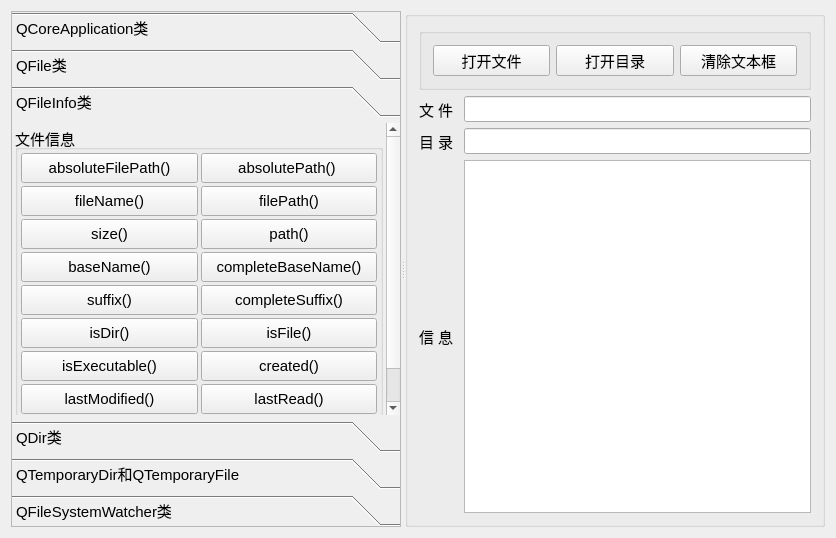
<?xml version="1.0" encoding="UTF-8"?>
<ui version="4.0">
 <class>Dialog</class>
 <widget class="QDialog" name="Dialog">
  <property name="geometry">
   <rect>
    <x>0</x>
    <y>0</y>
    <width>836</width>
    <height>538</height>
   </rect>
  </property>
  <property name="font">
   <font>
    <pointsize>11</pointsize>
   </font>
  </property>
  <property name="windowTitle">
   <string>目录和文件操作</string>
  </property>
  <layout class="QVBoxLayout" name="verticalLayout_10">
   <item>
    <widget class="QSplitter" name="splitter">
     <property name="orientation">
      <enum>Qt::Horizontal</enum>
     </property>
     <widget class="QToolBox" name="toolBox">
      <property name="maximumSize">
       <size>
        <width>400</width>
        <height>16777215</height>
       </size>
      </property>
      <property name="frameShape">
       <enum>QFrame::StyledPanel</enum>
      </property>
      <property name="currentIndex">
       <number>2</number>
      </property>
      <widget class="QWidget" name="pageApp">
       <property name="geometry">
        <rect>
         <x>0</x>
         <y>0</y>
         <width>355</width>
         <height>338</height>
        </rect>
       </property>
       <attribute name="icon">
        <iconset resource="res.qrc">
         <normaloff>:/images/images/802.bmp</normaloff>:/images/images/802.bmp</iconset>
       </attribute>
       <attribute name="label">
        <string>QCoreApplication类</string>
       </attribute>
       <layout class="QVBoxLayout" name="verticalLayout_3">
        <item>
         <widget class="QGroupBox" name="groupBox_8">
          <property name="title">
           <string/>
          </property>
          <layout class="QVBoxLayout" name="verticalLayout_2">
           <item>
            <widget class="QPushButton" name="pushButton">
             <property name="minimumSize">
              <size>
               <width>0</width>
               <height>30</height>
              </size>
             </property>
             <property name="toolTip">
              <string>Returns the directory that contains the application executable</string>
             </property>
             <property name="text">
              <string>applicationDirPath()</string>
             </property>
            </widget>
           </item>
           <item>
            <widget class="QPushButton" name="pushButton_2">
             <property name="minimumSize">
              <size>
               <width>0</width>
               <height>30</height>
              </size>
             </property>
             <property name="toolTip">
              <string>Returns the file path of the application executable</string>
             </property>
             <property name="text">
              <string>applicationFilePath()</string>
             </property>
            </widget>
           </item>
           <item>
            <widget class="QPushButton" name="pushButton_3">
             <property name="minimumSize">
              <size>
               <width>0</width>
               <height>30</height>
              </size>
             </property>
             <property name="toolTip">
              <string>This property holds the name of this application</string>
             </property>
             <property name="text">
              <string>applicationName()</string>
             </property>
            </widget>
           </item>
           <item>
            <widget class="QPushButton" name="pushButton_4">
             <property name="minimumSize">
              <size>
               <width>0</width>
               <height>30</height>
              </size>
             </property>
             <property name="toolTip">
              <string>Returns a list of paths that the application will search when dynamically loading libraries</string>
             </property>
             <property name="text">
              <string>libraryPaths()</string>
             </property>
            </widget>
           </item>
           <item>
            <widget class="QPushButton" name="pushButton_61">
             <property name="toolTip">
              <string>This property holds the name of the organization that wrote this application</string>
             </property>
             <property name="text">
              <string>organizationName()</string>
             </property>
            </widget>
           </item>
           <item>
            <widget class="QPushButton" name="pushButton_40">
             <property name="minimumSize">
              <size>
               <width>0</width>
               <height>30</height>
              </size>
             </property>
             <property name="toolTip">
              <string>Enters the main event loop and waits until exit() is called</string>
             </property>
             <property name="text">
              <string>exit() 退出应用程序</string>
             </property>
            </widget>
           </item>
          </layout>
         </widget>
        </item>
       </layout>
      </widget>
      <widget class="QWidget" name="pageFile">
       <property name="geometry">
        <rect>
         <x>0</x>
         <y>0</y>
         <width>355</width>
         <height>338</height>
        </rect>
       </property>
       <attribute name="icon">
        <iconset resource="res.qrc">
         <normaloff>:/images/images/804.bmp</normaloff>:/images/images/804.bmp</iconset>
       </attribute>
       <attribute name="label">
        <string>QFile类</string>
       </attribute>
       <layout class="QVBoxLayout" name="verticalLayout_8">
        <item>
         <widget class="QGroupBox" name="groupBox_10">
          <property name="title">
           <string>静态函数</string>
          </property>
          <layout class="QGridLayout" name="gridLayout_7">
           <item row="1" column="1">
            <widget class="QPushButton" name="pushButton_50">
             <property name="minimumSize">
              <size>
               <width>0</width>
               <height>30</height>
              </size>
             </property>
             <property name="toolTip">
              <string>Renames the file oldName to newName. </string>
             </property>
             <property name="text">
              <string>rename()</string>
             </property>
            </widget>
           </item>
           <item row="0" column="1">
            <widget class="QPushButton" name="pushButton_51">
             <property name="minimumSize">
              <size>
               <width>0</width>
               <height>30</height>
              </size>
             </property>
             <property name="toolTip">
              <string>Returns true if the file specified by fileName exists; otherwise returns false.</string>
             </property>
             <property name="text">
              <string>exists()</string>
             </property>
            </widget>
           </item>
           <item row="0" column="0">
            <widget class="QPushButton" name="pushButton_48">
             <property name="minimumSize">
              <size>
               <width>0</width>
               <height>30</height>
              </size>
             </property>
             <property name="toolTip">
              <string>Copies the file fileName to newName.</string>
             </property>
             <property name="text">
              <string>copy()</string>
             </property>
            </widget>
           </item>
           <item row="1" column="0">
            <widget class="QPushButton" name="pushButton_49">
             <property name="minimumSize">
              <size>
               <width>0</width>
               <height>30</height>
              </size>
             </property>
             <property name="toolTip">
              <string>Removes the file specified by the fileName given.</string>
             </property>
             <property name="text">
              <string>remove()</string>
             </property>
            </widget>
           </item>
          </layout>
          <zorder>pushButton_48</zorder>
          <zorder>pushButton_49</zorder>
          <zorder>pushButton_50</zorder>
          <zorder>pushButton_51</zorder>
         </widget>
        </item>
        <item>
         <widget class="QGroupBox" name="groupBox_9">
          <property name="title">
           <string>成员函数</string>
          </property>
          <layout class="QGridLayout" name="gridLayout_5">
           <item row="0" column="0">
            <widget class="QPushButton" name="pushButton_53">
             <property name="minimumSize">
              <size>
               <width>0</width>
               <height>30</height>
              </size>
             </property>
             <property name="toolTip">
              <string>Copies the file currently specified by fileName() to a file called newName</string>
             </property>
             <property name="text">
              <string>copy()</string>
             </property>
            </widget>
           </item>
           <item row="0" column="1">
            <widget class="QPushButton" name="pushButton_54">
             <property name="minimumSize">
              <size>
               <width>0</width>
               <height>30</height>
              </size>
             </property>
             <property name="toolTip">
              <string>Returns true if the file specified by fileName() exists; otherwise returns false.</string>
             </property>
             <property name="text">
              <string>exists()</string>
             </property>
            </widget>
           </item>
           <item row="2" column="0">
            <widget class="QPushButton" name="pushButton_55">
             <property name="minimumSize">
              <size>
               <width>0</width>
               <height>30</height>
              </size>
             </property>
             <property name="toolTip">
              <string>Removes the file specified by fileName(). Returns true if successful; otherwise returns false.</string>
             </property>
             <property name="text">
              <string>remove()</string>
             </property>
            </widget>
           </item>
           <item row="2" column="1">
            <widget class="QPushButton" name="pushButton_56">
             <property name="minimumSize">
              <size>
               <width>0</width>
               <height>30</height>
              </size>
             </property>
             <property name="toolTip">
              <string>Renames the file currently specified by fileName() to newName. Returns true if successful; otherwise returns false.</string>
             </property>
             <property name="text">
              <string>rename()</string>
             </property>
            </widget>
           </item>
          </layout>
         </widget>
        </item>
       </layout>
      </widget>
      <widget class="QWidget" name="pageFileInfo">
       <property name="geometry">
        <rect>
         <x>0</x>
         <y>0</y>
         <width>355</width>
         <height>338</height>
        </rect>
       </property>
       <attribute name="icon">
        <iconset resource="res.qrc">
         <normaloff>:/images/images/135.JPG</normaloff>:/images/images/135.JPG</iconset>
       </attribute>
       <attribute name="label">
        <string>QFileInfo类</string>
       </attribute>
       <layout class="QVBoxLayout" name="verticalLayout_5">
        <property name="spacing">
         <number>3</number>
        </property>
        <property name="leftMargin">
         <number>3</number>
        </property>
        <property name="topMargin">
         <number>3</number>
        </property>
        <property name="rightMargin">
         <number>3</number>
        </property>
        <property name="bottomMargin">
         <number>3</number>
        </property>
        <item>
         <widget class="QGroupBox" name="groupBox_6">
          <property name="title">
           <string>文件信息</string>
          </property>
          <layout class="QGridLayout" name="gridLayout_4">
           <property name="leftMargin">
            <number>3</number>
           </property>
           <property name="topMargin">
            <number>3</number>
           </property>
           <property name="rightMargin">
            <number>3</number>
           </property>
           <property name="bottomMargin">
            <number>3</number>
           </property>
           <property name="spacing">
            <number>3</number>
           </property>
           <item row="3" column="0">
            <widget class="QPushButton" name="pushButton_30">
             <property name="minimumSize">
              <size>
               <width>0</width>
               <height>30</height>
              </size>
             </property>
             <property name="toolTip">
              <string>The base name consists of all characters in the file up to (but not including) the first '.' character</string>
             </property>
             <property name="text">
              <string>baseName()</string>
             </property>
            </widget>
           </item>
           <item row="0" column="1">
            <widget class="QPushButton" name="pushButton_29">
             <property name="minimumSize">
              <size>
               <width>0</width>
               <height>30</height>
              </size>
             </property>
             <property name="toolTip">
              <string>Returns a file's path absolute path. This doesn't include the file name</string>
             </property>
             <property name="text">
              <string>absolutePath() </string>
             </property>
            </widget>
           </item>
           <item row="0" column="0">
            <widget class="QPushButton" name="pushButton_28">
             <property name="minimumSize">
              <size>
               <width>0</width>
               <height>30</height>
              </size>
             </property>
             <property name="toolTip">
              <string>Returns an absolute path including the file name</string>
             </property>
             <property name="text">
              <string>absoluteFilePath()</string>
             </property>
            </widget>
           </item>
           <item row="3" column="1">
            <widget class="QPushButton" name="pushButton_31">
             <property name="minimumSize">
              <size>
               <width>0</width>
               <height>30</height>
              </size>
             </property>
             <property name="toolTip">
              <string>The complete base name consists of all characters in the file up to (but not including) the last '.' character</string>
             </property>
             <property name="text">
              <string>completeBaseName()</string>
             </property>
            </widget>
           </item>
           <item row="6" column="0">
            <widget class="QPushButton" name="pushButton_42">
             <property name="minimumSize">
              <size>
               <width>0</width>
               <height>30</height>
              </size>
             </property>
             <property name="toolTip">
              <string>Returns true if this object points to a directory or to a symbolic link to a directory; otherwise returns false</string>
             </property>
             <property name="text">
              <string>isDir()</string>
             </property>
            </widget>
           </item>
           <item row="6" column="1">
            <widget class="QPushButton" name="pushButton_43">
             <property name="minimumSize">
              <size>
               <width>0</width>
               <height>30</height>
              </size>
             </property>
             <property name="toolTip">
              <string>Returns true if this object points to a file or to a symbolic link to a file</string>
             </property>
             <property name="text">
              <string>isFile()</string>
             </property>
            </widget>
           </item>
           <item row="7" column="0">
            <widget class="QPushButton" name="pushButton_35">
             <property name="minimumSize">
              <size>
               <width>0</width>
               <height>30</height>
              </size>
             </property>
             <property name="toolTip">
              <string>Returns true if the file is executable; otherwise returns false.</string>
             </property>
             <property name="text">
              <string>isExecutable()</string>
             </property>
            </widget>
           </item>
           <item row="8" column="0">
            <widget class="QPushButton" name="pushButton_36">
             <property name="minimumSize">
              <size>
               <width>0</width>
               <height>30</height>
              </size>
             </property>
             <property name="toolTip">
              <string>Returns the date and time when the file was last modified.</string>
             </property>
             <property name="text">
              <string>lastModified()</string>
             </property>
            </widget>
           </item>
           <item row="8" column="1">
            <widget class="QPushButton" name="pushButton_44">
             <property name="minimumSize">
              <size>
               <width>0</width>
               <height>30</height>
              </size>
             </property>
             <property name="toolTip">
              <string>Returns the date and time when the file was last read (accessed).</string>
             </property>
             <property name="text">
              <string>lastRead()</string>
             </property>
            </widget>
           </item>
           <item row="1" column="0">
            <widget class="QPushButton" name="pushButton_33">
             <property name="minimumSize">
              <size>
               <width>0</width>
               <height>30</height>
              </size>
             </property>
             <property name="toolTip">
              <string>Returns the name of the file, excluding the path.</string>
             </property>
             <property name="text">
              <string>fileName()</string>
             </property>
            </widget>
           </item>
           <item row="10" column="1">
            <widget class="QPushButton" name="pushButton_27">
             <property name="minimumSize">
              <size>
               <width>0</width>
               <height>30</height>
              </size>
             </property>
             <property name="toolTip">
              <string>Returns true if the file exists; otherwise returns false</string>
             </property>
             <property name="text">
              <string>exists()</string>
             </property>
            </widget>
           </item>
           <item row="4" column="0">
            <widget class="QPushButton" name="pushButton_39">
             <property name="minimumSize">
              <size>
               <width>0</width>
               <height>30</height>
              </size>
             </property>
             <property name="toolTip">
              <string>The suffix consists of all characters in the file after (but not including) the last '.'</string>
             </property>
             <property name="text">
              <string>suffix()</string>
             </property>
            </widget>
           </item>
           <item row="10" column="0">
            <widget class="QPushButton" name="pushButton_59">
             <property name="minimumSize">
              <size>
               <width>0</width>
               <height>30</height>
              </size>
             </property>
             <property name="toolTip">
              <string>Returns true if the file exists; otherwise returns false</string>
             </property>
             <property name="text">
              <string>静态函数exists()</string>
             </property>
            </widget>
           </item>
           <item row="4" column="1">
            <widget class="QPushButton" name="pushButton_32">
             <property name="minimumSize">
              <size>
               <width>0</width>
               <height>30</height>
              </size>
             </property>
             <property name="toolTip">
              <string>The complete suffix consists of all characters in the file after (but not including) the first '.'</string>
             </property>
             <property name="text">
              <string>completeSuffix()</string>
             </property>
            </widget>
           </item>
           <item row="1" column="1">
            <widget class="QPushButton" name="pushButton_34">
             <property name="minimumSize">
              <size>
               <width>0</width>
               <height>30</height>
              </size>
             </property>
             <property name="toolTip">
              <string>Returns the file name, including the path (which may be absolute or relative).</string>
             </property>
             <property name="text">
              <string>filePath()</string>
             </property>
            </widget>
           </item>
           <item row="2" column="1">
            <widget class="QPushButton" name="pushButton_37">
             <property name="minimumSize">
              <size>
               <width>0</width>
               <height>30</height>
              </size>
             </property>
             <property name="toolTip">
              <string>Returns the file's path. This doesn't include the file name.</string>
             </property>
             <property name="text">
              <string>path()</string>
             </property>
            </widget>
           </item>
           <item row="2" column="0">
            <widget class="QPushButton" name="pushButton_38">
             <property name="minimumSize">
              <size>
               <width>0</width>
               <height>30</height>
              </size>
             </property>
             <property name="toolTip">
              <string>Returns the file size in bytes.</string>
             </property>
             <property name="text">
              <string>size()</string>
             </property>
            </widget>
           </item>
           <item row="7" column="1">
            <widget class="QPushButton" name="pushButton_58">
             <property name="minimumSize">
              <size>
               <width>0</width>
               <height>30</height>
              </size>
             </property>
             <property name="toolTip">
              <string>Returns the date and time when the file was created.</string>
             </property>
             <property name="text">
              <string>created()</string>
             </property>
            </widget>
           </item>
          </layout>
         </widget>
        </item>
       </layout>
      </widget>
      <widget class="QWidget" name="pageDir">
       <property name="geometry">
        <rect>
         <x>0</x>
         <y>0</y>
         <width>338</width>
         <height>477</height>
        </rect>
       </property>
       <attribute name="icon">
        <iconset resource="res.qrc">
         <normaloff>:/images/images/007.GIF</normaloff>:/images/images/007.GIF</iconset>
       </attribute>
       <attribute name="label">
        <string>QDir类</string>
       </attribute>
       <layout class="QVBoxLayout" name="verticalLayout_4">
        <item>
         <widget class="QGroupBox" name="groupBox">
          <property name="title">
           <string>静态函数</string>
          </property>
          <layout class="QGridLayout" name="gridLayout_3">
           <item row="1" column="0">
            <widget class="QPushButton" name="pushButton_8">
             <property name="minimumSize">
              <size>
               <width>0</width>
               <height>30</height>
              </size>
             </property>
             <property name="toolTip">
              <string>Returns the absolute path of the user's home directory</string>
             </property>
             <property name="text">
              <string>homePath()</string>
             </property>
            </widget>
           </item>
           <item row="0" column="0">
            <widget class="QPushButton" name="pushButton_10">
             <property name="minimumSize">
              <size>
               <width>0</width>
               <height>30</height>
              </size>
             </property>
             <property name="toolTip">
              <string>Returns the absolute path of the system's temporary directory</string>
             </property>
             <property name="text">
              <string>tempPath()</string>
             </property>
            </widget>
           </item>
           <item row="0" column="1">
            <widget class="QPushButton" name="pushButton_9">
             <property name="minimumSize">
              <size>
               <width>0</width>
               <height>30</height>
              </size>
             </property>
             <property name="toolTip">
              <string>Returns the absolute path of the root directory</string>
             </property>
             <property name="text">
              <string>rootPath()</string>
             </property>
            </widget>
           </item>
           <item row="1" column="1">
            <widget class="QPushButton" name="pushButton_7">
             <property name="minimumSize">
              <size>
               <width>0</width>
               <height>30</height>
              </size>
             </property>
             <property name="toolTip">
              <string>Returns a list of the root directories on this system</string>
             </property>
             <property name="text">
              <string>drives()</string>
             </property>
            </widget>
           </item>
           <item row="2" column="0">
            <widget class="QPushButton" name="pushButton_6">
             <property name="minimumSize">
              <size>
               <width>0</width>
               <height>30</height>
              </size>
             </property>
             <property name="toolTip">
              <string>Returns the absolute path of the application's current directory</string>
             </property>
             <property name="text">
              <string>currentPath()</string>
             </property>
            </widget>
           </item>
           <item row="2" column="1">
            <widget class="QPushButton" name="pushButton_60">
             <property name="minimumSize">
              <size>
               <width>0</width>
               <height>30</height>
              </size>
             </property>
             <property name="toolTip">
              <string>Sets the application's current working directory to path</string>
             </property>
             <property name="text">
              <string>setCurrent()</string>
             </property>
            </widget>
           </item>
          </layout>
         </widget>
        </item>
        <item>
         <widget class="QGroupBox" name="groupBox_4">
          <property name="title">
           <string>文件或目录操作</string>
          </property>
          <layout class="QGridLayout" name="gridLayout_2">
           <item row="0" column="0">
            <widget class="QPushButton" name="pushButton_20">
             <property name="minimumSize">
              <size>
               <width>0</width>
               <height>30</height>
              </size>
             </property>
             <property name="toolTip">
              <string>Creates a sub-directory called dirName.</string>
             </property>
             <property name="text">
              <string>mkdir()</string>
             </property>
            </widget>
           </item>
           <item row="2" column="0">
            <widget class="QPushButton" name="pushButton_22">
             <property name="minimumSize">
              <size>
               <width>0</width>
               <height>30</height>
              </size>
             </property>
             <property name="toolTip">
              <string>Removes the file, fileName.</string>
             </property>
             <property name="text">
              <string>remove()</string>
             </property>
            </widget>
           </item>
           <item row="2" column="1">
            <widget class="QPushButton" name="pushButton_23">
             <property name="minimumSize">
              <size>
               <width>0</width>
               <height>30</height>
              </size>
             </property>
             <property name="toolTip">
              <string>Renames a file or directory from oldName to newName</string>
             </property>
             <property name="text">
              <string>rename()</string>
             </property>
            </widget>
           </item>
           <item row="3" column="0">
            <widget class="QPushButton" name="pushButton_26">
             <property name="minimumSize">
              <size>
               <width>0</width>
               <height>30</height>
              </size>
             </property>
             <property name="toolTip">
              <string>Sets the path of the directory to path</string>
             </property>
             <property name="text">
              <string>setPath()</string>
             </property>
            </widget>
           </item>
           <item row="0" column="1">
            <widget class="QPushButton" name="pushButton_24">
             <property name="minimumSize">
              <size>
               <width>0</width>
               <height>30</height>
              </size>
             </property>
             <property name="toolTip">
              <string>Removes the directory specified by dirName.</string>
             </property>
             <property name="text">
              <string>rmdir()</string>
             </property>
            </widget>
           </item>
           <item row="3" column="1">
            <widget class="QPushButton" name="pushButton_12">
             <property name="minimumSize">
              <size>
               <width>0</width>
               <height>30</height>
              </size>
             </property>
             <property name="toolTip">
              <string>Removes the directory, including all its contents.</string>
             </property>
             <property name="text">
              <string>removeRecursively()</string>
             </property>
            </widget>
           </item>
          </layout>
         </widget>
        </item>
        <item>
         <widget class="QGroupBox" name="groupBox_3">
          <property name="title">
           <string>文件或目录信息</string>
          </property>
          <layout class="QGridLayout" name="gridLayout">
           <item row="0" column="1">
            <widget class="QPushButton" name="pushButton_14">
             <property name="minimumSize">
              <size>
               <width>0</width>
               <height>30</height>
              </size>
             </property>
             <property name="toolTip">
              <string>Returns the absolute path (a path that starts with &quot;/&quot; or with a drive specification)</string>
             </property>
             <property name="text">
              <string>absolutePath()</string>
             </property>
            </widget>
           </item>
           <item row="1" column="0">
            <widget class="QPushButton" name="pushButton_15">
             <property name="minimumSize">
              <size>
               <width>0</width>
               <height>30</height>
              </size>
             </property>
             <property name="toolTip">
              <string>Returns the canonical path, i.e. a path without symbolic links or redundant &quot;.&quot; or &quot;..&quot; elements.</string>
             </property>
             <property name="text">
              <string>canonicalPath()</string>
             </property>
            </widget>
           </item>
           <item row="1" column="1">
            <widget class="QPushButton" name="pushButton_19">
             <property name="minimumSize">
              <size>
               <width>0</width>
               <height>30</height>
              </size>
             </property>
             <property name="toolTip">
              <string>Returns the path name of a file in the directory</string>
             </property>
             <property name="text">
              <string>filePath()</string>
             </property>
            </widget>
           </item>
           <item row="2" column="1">
            <widget class="QPushButton" name="pushButton_16">
             <property name="minimumSize">
              <size>
               <width>0</width>
               <height>30</height>
              </size>
             </property>
             <property name="toolTip">
              <string>Returns the name of the directory</string>
             </property>
             <property name="text">
              <string>dirName()</string>
             </property>
            </widget>
           </item>
           <item row="2" column="0">
            <widget class="QPushButton" name="pushButton_18">
             <property name="minimumSize">
              <size>
               <width>0</width>
               <height>30</height>
              </size>
             </property>
             <property name="toolTip">
              <string>Returns true if the directory exists</string>
             </property>
             <property name="text">
              <string>exists()</string>
             </property>
            </widget>
           </item>
           <item row="0" column="0">
            <widget class="QPushButton" name="pushButton_13">
             <property name="minimumSize">
              <size>
               <width>0</width>
               <height>30</height>
              </size>
             </property>
             <property name="toolTip">
              <string>Returns the absolute path name of a file in the directory</string>
             </property>
             <property name="text">
              <string>absoluteFilePath()</string>
             </property>
            </widget>
           </item>
           <item row="3" column="1">
            <widget class="QPushButton" name="pushButton_17">
             <property name="minimumSize">
              <size>
               <width>0</width>
               <height>30</height>
              </size>
             </property>
             <property name="toolTip">
              <string>Returns a list of the names of all the files and directories in the directory</string>
             </property>
             <property name="text">
              <string>entryList(file)</string>
             </property>
            </widget>
           </item>
           <item row="3" column="0">
            <widget class="QPushButton" name="pushButton_11">
             <property name="minimumSize">
              <size>
               <width>0</width>
               <height>30</height>
              </size>
             </property>
             <property name="toolTip">
              <string>Returns a list of the names of all the files and directories in the directory</string>
             </property>
             <property name="text">
              <string>entryList(dir)</string>
             </property>
            </widget>
           </item>
          </layout>
         </widget>
        </item>
       </layout>
      </widget>
      <widget class="QWidget" name="pageTemp">
       <property name="geometry">
        <rect>
         <x>0</x>
         <y>0</y>
         <width>355</width>
         <height>338</height>
        </rect>
       </property>
       <attribute name="icon">
        <iconset resource="res.qrc">
         <normaloff>:/images/images/806.bmp</normaloff>:/images/images/806.bmp</iconset>
       </attribute>
       <attribute name="label">
        <string>QTemporaryDir和QTemporaryFile</string>
       </attribute>
       <layout class="QHBoxLayout" name="horizontalLayout_2">
        <item>
         <widget class="QGroupBox" name="groupBox_5">
          <property name="title">
           <string/>
          </property>
          <layout class="QVBoxLayout" name="verticalLayout_7">
           <item>
            <widget class="QPushButton" name="pushButton_21">
             <property name="minimumSize">
              <size>
               <width>0</width>
               <height>30</height>
              </size>
             </property>
             <property name="toolTip">
              <string>Constructs a QTemporaryDir using as template the application name </string>
             </property>
             <property name="text">
              <string>新建临时文件夹</string>
             </property>
            </widget>
           </item>
           <item>
            <widget class="QPushButton" name="pushButton_25">
             <property name="minimumSize">
              <size>
               <width>0</width>
               <height>30</height>
              </size>
             </property>
             <property name="toolTip">
              <string>QTemporaryFile is used to create unique temporary files safely</string>
             </property>
             <property name="text">
              <string>新建临时文件</string>
             </property>
            </widget>
           </item>
          </layout>
         </widget>
        </item>
       </layout>
      </widget>
      <widget class="QWidget" name="pageWatcher">
       <property name="geometry">
        <rect>
         <x>0</x>
         <y>0</y>
         <width>355</width>
         <height>338</height>
        </rect>
       </property>
       <attribute name="icon">
        <iconset resource="res.qrc">
         <normaloff>:/images/images/714.bmp</normaloff>:/images/images/714.bmp</iconset>
       </attribute>
       <attribute name="label">
        <string>QFileSystemWatcher类</string>
       </attribute>
       <layout class="QVBoxLayout" name="verticalLayout_9">
        <item>
         <widget class="QGroupBox" name="groupBox_11">
          <property name="title">
           <string/>
          </property>
          <layout class="QVBoxLayout" name="verticalLayout_6">
           <item>
            <widget class="QPushButton" name="pushButton_46">
             <property name="minimumSize">
              <size>
               <width>0</width>
               <height>30</height>
              </size>
             </property>
             <property name="toolTip">
              <string>Adds path to the file system watcher if path exists.</string>
             </property>
             <property name="text">
              <string>addPath()开始监听</string>
             </property>
            </widget>
           </item>
           <item>
            <widget class="QPushButton" name="pushButton_47">
             <property name="minimumSize">
              <size>
               <width>0</width>
               <height>30</height>
              </size>
             </property>
             <property name="toolTip">
              <string>Removes the specified path from the file system watcher.</string>
             </property>
             <property name="text">
              <string>removePath()停止监听</string>
             </property>
            </widget>
           </item>
           <item>
            <widget class="QPushButton" name="pushButton_52">
             <property name="minimumSize">
              <size>
               <width>0</width>
               <height>30</height>
              </size>
             </property>
             <property name="toolTip">
              <string>Returns a list of paths to directories that are being watched.</string>
             </property>
             <property name="text">
              <string>directories()</string>
             </property>
            </widget>
           </item>
           <item>
            <widget class="QPushButton" name="pushButton_57">
             <property name="minimumSize">
              <size>
               <width>0</width>
               <height>30</height>
              </size>
             </property>
             <property name="toolTip">
              <string>Returns a list of paths to files that are being watched.</string>
             </property>
             <property name="text">
              <string>files()</string>
             </property>
            </widget>
           </item>
          </layout>
         </widget>
        </item>
       </layout>
      </widget>
     </widget>
     <widget class="QGroupBox" name="groupBox_2">
      <property name="title">
       <string/>
      </property>
      <property name="flat">
       <bool>false</bool>
      </property>
      <layout class="QVBoxLayout" name="verticalLayout">
       <item>
        <widget class="QGroupBox" name="groupBox_7">
         <property name="title">
          <string/>
         </property>
         <layout class="QHBoxLayout" name="horizontalLayout">
          <item>
           <widget class="QPushButton" name="pushButton_41">
            <property name="minimumSize">
             <size>
              <width>0</width>
              <height>30</height>
             </size>
            </property>
            <property name="text">
             <string>打开文件</string>
            </property>
            <property name="icon">
             <iconset resource="res.qrc">
              <normaloff>:/images/images/007.GIF</normaloff>:/images/images/007.GIF</iconset>
            </property>
           </widget>
          </item>
          <item>
           <widget class="QPushButton" name="pushButton_45">
            <property name="minimumSize">
             <size>
              <width>0</width>
              <height>30</height>
             </size>
            </property>
            <property name="text">
             <string>打开目录</string>
            </property>
            <property name="icon">
             <iconset resource="res.qrc">
              <normaloff>:/images/images/122.bmp</normaloff>:/images/images/122.bmp</iconset>
            </property>
           </widget>
          </item>
          <item>
           <widget class="QPushButton" name="pushButton_5">
            <property name="minimumSize">
             <size>
              <width>0</width>
              <height>30</height>
             </size>
            </property>
            <property name="text">
             <string>清除文本框</string>
            </property>
            <property name="icon">
             <iconset resource="res.qrc">
              <normaloff>:/images/images/212.bmp</normaloff>:/images/images/212.bmp</iconset>
            </property>
           </widget>
          </item>
         </layout>
        </widget>
       </item>
       <item>
        <layout class="QGridLayout" name="gridLayout_6">
         <item row="0" column="0">
          <widget class="QLabel" name="label">
           <property name="text">
            <string>文 件 </string>
           </property>
          </widget>
         </item>
         <item row="0" column="1">
          <widget class="QLineEdit" name="editFile">
           <property name="clearButtonEnabled">
            <bool>true</bool>
           </property>
          </widget>
         </item>
         <item row="1" column="0">
          <widget class="QLabel" name="label_2">
           <property name="text">
            <string>目 录 </string>
           </property>
          </widget>
         </item>
         <item row="1" column="1">
          <widget class="QLineEdit" name="editDir">
           <property name="clearButtonEnabled">
            <bool>true</bool>
           </property>
          </widget>
         </item>
         <item row="2" column="0">
          <widget class="QLabel" name="label_3">
           <property name="text">
            <string>信 息 </string>
           </property>
          </widget>
         </item>
         <item row="2" column="1">
          <widget class="QPlainTextEdit" name="plainTextEdit">
           <property name="font">
            <font>
             <pointsize>12</pointsize>
            </font>
           </property>
           <property name="lineWrapMode">
            <enum>QPlainTextEdit::WidgetWidth</enum>
           </property>
          </widget>
         </item>
        </layout>
       </item>
      </layout>
     </widget>
    </widget>
   </item>
  </layout>
 </widget>
 <layoutdefault spacing="6" margin="11"/>
 <resources>
  <include location="res.qrc"/>
 </resources>
 <connections/>
</ui>
